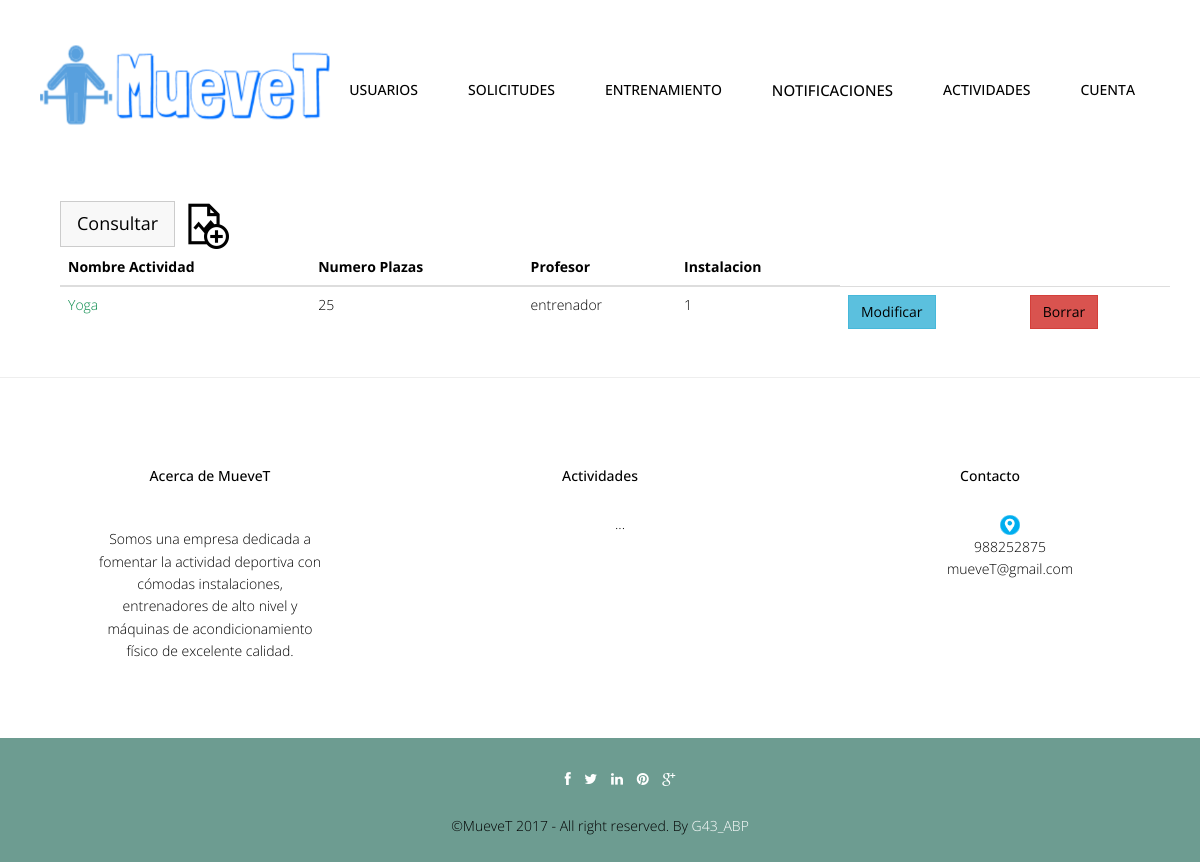
/abp/Controllers/ACTIVIDAD_GRUPAL_Controller.php (signed in), run on an earlier commit of the app's database.
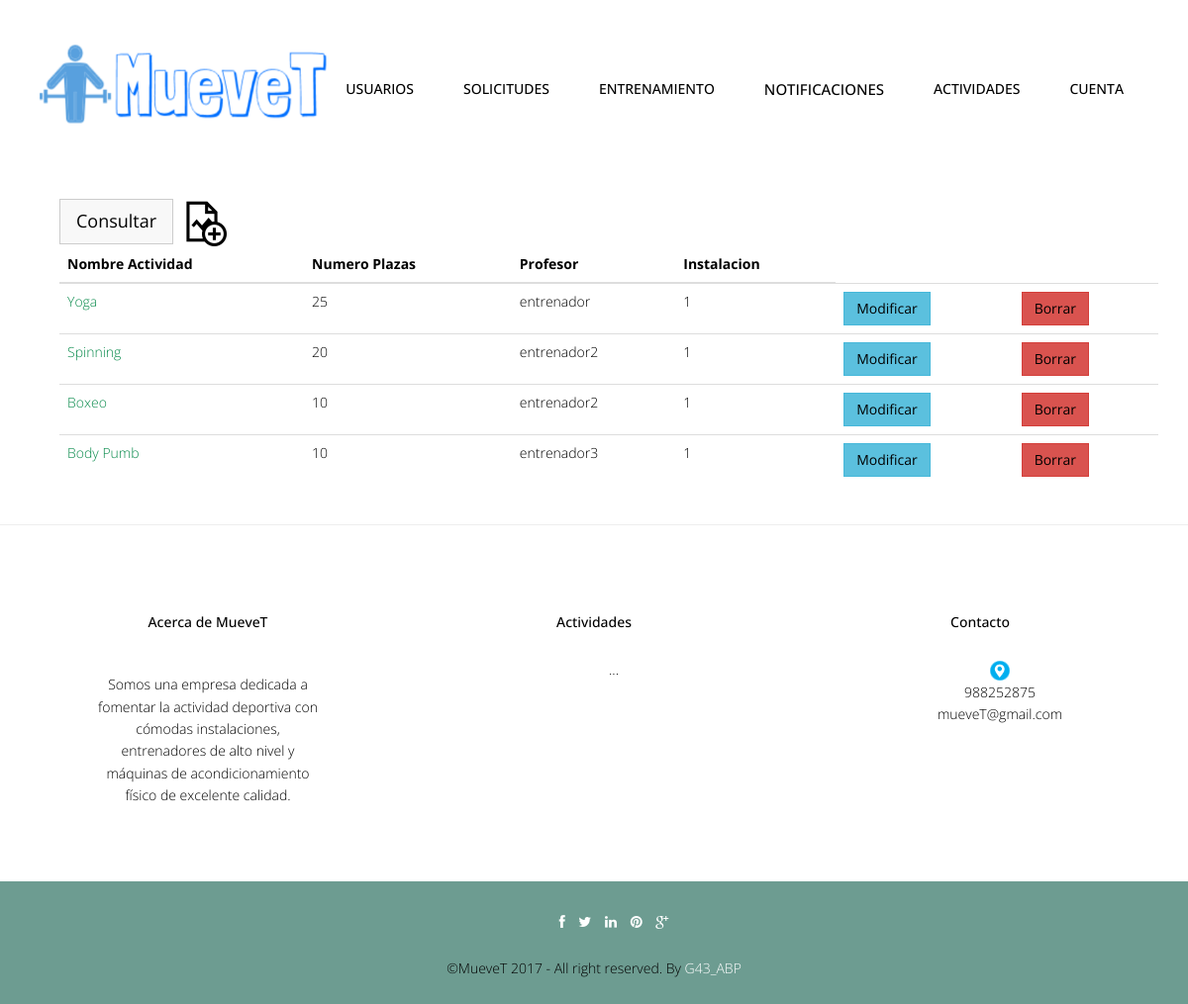
And on a later commit of the database.
### tables this page shows
CREATE TABLE IF NOT EXISTS `actividadgrupal` (
  `idActividadGrupal` int(10) NOT NULL,
  `nombreActividadGrupal` varchar(80) NOT NULL,
  `descripcionActividadGrupal` text,
  `numPlazasActividadGrupal` int(10) NOT NULL,
  `username` varchar(20) NOT NULL,
  `idInstalacion` int(10) NOT NULL
);

### abp/Models/ACTIVIDAD_GRUPAL_Model.php (called while the page is built, shortened)
<?php
include '../Functions/LibraryFunctions.php';
class ACTIVIDAD_GRUPAL_Model {
    var $mysqli;
    function ConectarBD() {
        $this->mysqli = new mysqli("localhost", "root", "", "gymgest");
    }
    function Listar() {
        $sql = "SELECT idActividadGrupal, nombreActividadGrupal, numPlazasActividadGrupal, username, idInstalacion FROM actividadGrupal";
        if (!($resultado = $this->mysqli->query($sql))) {
            return 'Error en la consulta sobre la base de datos.';
        } else {
            $toret = array();
            $i = 0;
            while ($fila = $resultado->fetch_array()) {
                $toret[$i] = $fila;
                $i++;
            }
            return $toret;
        }
    }
}
?>

### abp/Views/ACTIVIDAD_GRUPAL_SHOWALL_Vista.php (the view, shortened to what this page needs)
<?php
class ACTIVIDAD_GRUPAL_Listar {
    private $datos;
    function __construct($array, $volver) {
        $this->datos = $array;
        $this->render();
    }
    function render() {
        ?>
        <div class="container">
            <?php
            $lista = array('nombreActividadGrupal', 'numPlazasActividadGrupal', 'username', 'idInstalacion');
            ?>
            <br><br>
            <div class="container">
                <div class="col-lg-12">
                    <button type="button" class="btn btn-default btn-lg"><a href='ACTIVIDAD_GRUPAL_Controller.php?accion=<?php echo $strings['Consultar']; ?>'><?php echo $strings['Consultar'] ?></a></button>
                    <?php if (ConsultarTipoUsuarioLogin() == 1) { ?>
                        <a href='ACTIVIDAD_GRUPAL_Controller.php?accion=<?php echo $strings['Insertar']; ?>'><img src="../img/actividadadd.png" width="50px" height="50px"></a>
                    <?php } ?>
                    <table class="table">
                        <thead class="thead-dark">
                            <tr>
                                <?php
                                foreach ($lista as $titulo) {
                                    echo "<th>";
                                    echo $strings[$titulo];
                                    echo "</th>";
                                }
                                echo "</tr>";
                                echo "</thead>";
                                echo "<tbody>";
                                for ($j = 0; $j < count($this->datos); $j++) {
                                    echo "<tr>";
                                    foreach ($this->datos [$j] as $clave => $valor) {
                                        for ($i = 0; $i < count($lista); $i++) {
                                            if ($clave === $lista[$i]) {
                                                echo "<td>";
                                                if ($clave === 'nombreActividadGrupal') {
                                                    ?>
                                            <a href='ACTIVIDAD_GRUPAL_Controller.php?idActividadGrupal=<?php echo $this->datos[$j]['idActividadGrupal'] . '&accion=' . $strings['Ver']; ?>'><font color="#088A4B"><?php echo $valor; ?></font></a> <?php
                                        } else {
                                            echo $valor;
                                        }
                                        echo "</td>";
                                    }
                                }
                            }
                            if (ConsultarTipoUsuarioLogin() == 1) {
                                ?>
                                <td><button type="button" class="btn btn-info"><a href='ACTIVIDAD_GRUPAL_Controller.php?idActividadGrupal=<?php echo $this->datos[$j]['idActividadGrupal'] . '&accion=' . $strings['Modificar']; ?>'><?php echo $strings['Modificar']; ?></a></button></td>
                                <td><button type="button" class="btn btn-danger"><a href='ACTIVIDAD_GRUPAL_Controller.php?idActividadGrupal=<?php echo $this->datos[$j]['idActividadGrupal'] . '&accion=' . $strings['Borrar']; ?>'><?php echo $strings['Borrar']; ?></a></button></td>
                                        <?php
                                    } else if (ConsultarTipoUsuarioLogin() == 3) { ?>
                                        <td><button type="button" class="btn btn-success"><a href='ACTIVIDAD_GRUPAL_Controller.php?idActividadGrupal=<?php echo $this->datos[$j]['idActividadGrupal'] . '&accion=' . $strings['Asignar'] . '&userName=' . $_SESSION['login']; ?>'><?php echo $strings['MandarSolicitud']; ?></a></button></td>
                                    <?php }
                                }
                                ?>
                        </tbody>
                    </table>
                </div>
            </div>
        </div>
        <?php
        include '../Views/footer.php';
    }
}

What changed in the data, as far as the page shows it:
added actividadgrupal: nombreActividadGrupal "Spinning", numPlazasActividadGrupal "20", username "entrenador2", idInstalacion "1"
added actividadgrupal: nombreActividadGrupal "Boxeo", numPlazasActividadGrupal "10", username "entrenador2", idInstalacion "1"
added actividadgrupal: nombreActividadGrupal "Body Pumb", numPlazasActividadGrupal "10", username "entrenador3", idInstalacion "1"
Also different on the page:
new list line: "Modificar Borrar"
